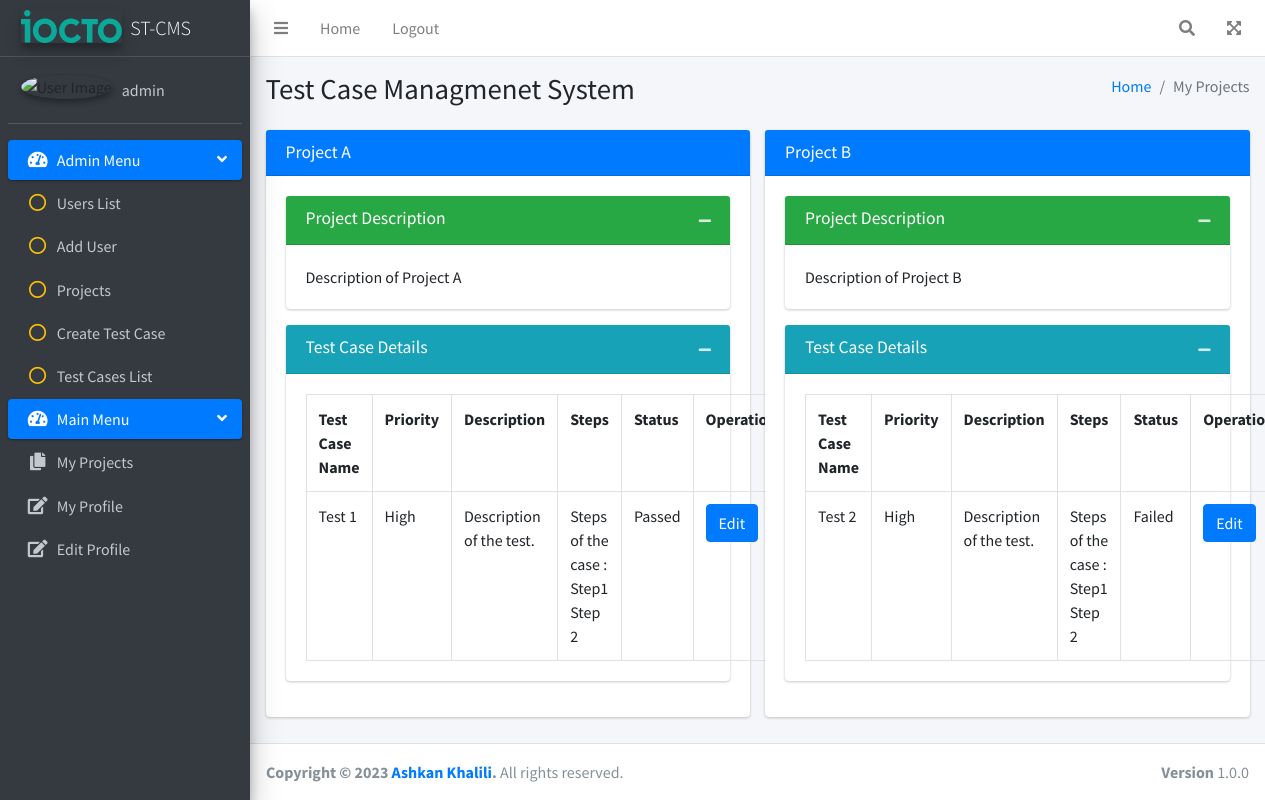
The page /my_projects.php (signed in) on the database its author committed.
### tables this page shows
CREATE TABLE IF NOT EXISTS `projects` (
  `id` int NOT NULL AUTO_INCREMENT,
  `pr_name` varchar(255) NOT NULL,
  `pr_summary` varchar(255) DEFAULT NULL,
  PRIMARY KEY (`id`)
);

CREATE TABLE IF NOT EXISTS `test_cases` (
  `id` int NOT NULL AUTO_INCREMENT,
  `project_id` int NOT NULL,
  `name` varchar(255) NOT NULL,
  `priority` enum('High','Normal','Low') NOT NULL,
  `description` text,
  `steps` text,
  `status` enum('Untested','Passed','Failed','On Process') NOT NULL,
  `created_at` timestamp NULL DEFAULT CURRENT_TIMESTAMP,
  PRIMARY KEY (`id`),
  KEY `fk_test_cases_project_id` (`project_id`)
);

### my_projects.php (the view, shortened to what this page needs)
<?php
include 'header.php';
include 'body.php';
$user_id = $_SESSION['user_id'];
$projectsQuery = "SELECT projects.* FROM projects
                  INNER JOIN project_users ON projects.id = project_users.project_id
                  WHERE project_users.user_id = $user_id";
$projectsResult = mysqli_query($conn, $projectsQuery);
?>
<section class="content">
    <div class="container-fluid">
        <div class="row">
            <?php if (mysqli_num_rows($projectsResult) > 0): ?>
                <?php while ($row = mysqli_fetch_assoc($projectsResult)): ?>
                    <div class="col-md-6">
                        <div class="card card-primary">
                            <div class="card-header">
                                <h2 class="card-title"><?php echo $row['pr_name']; ?></h2>
                            </div>
                            <div class="card-body">
                                <div class="card card-success">
                                    <div class="card-header">
                                        <h3 class="card-title">Project Description</h3>
                                        <div class="card-tools">
                                            <button type="button" class="btn btn-tool" data-card-widget="collapse"><i class="fas fa-minus"></i>
                                            </button>
                                        </div>
                                    </div>
                                    <div class="card-body" style="display: block;">
                                        <?php echo $row['pr_summary']; ?>
                                    </div>
                                </div>
                                <div class="card card-info">
                                    <div class="card-header">
                                        <h3 class="card-title">Test Case Details</h3>
                                        <div class="card-tools">
                                            <button type="button" class="btn btn-tool" data-card-widget="collapse"><i class="fas fa-minus"></i>
                                            </button>
                                        </div>
                                    </div>
                                    <div class="card-body" style="display: block;">
                                        <table class="table table-bordered">
                                            <tr>
                                                <th>Test Case Name</th>
                                                <th>Priority</th>
                                                <th>Description</th>
                                                <th>Steps</th>
                                                <th>Status</th>
                                                <th>Operation</th>
                                            </tr>
                                            <?php
                                            $project_id = $row['id'];
                                            $testCasesQuery = "SELECT * FROM test_cases WHERE project_id = $project_id";
                                            $testCasesResult = mysqli_query($conn, $testCasesQuery);
                                            while ($testCase = mysqli_fetch_assoc($testCasesResult)):
                                            ?>
                                                <tr>
                                                    <td><?php echo $testCase['name']; ?></td>
                                                    <td><?php echo $testCase['priority']; ?></td>
                                                    <td><?php echo $testCase['description']; ?></td>
                                                    <td><?php echo $testCase['steps']; ?></td>
                                                    <td><?php echo $testCase['status']; ?></td>
                                                    <td>
                                                        <a href="update_test_status.php?id=<?php echo $testCase['id']; ?>" class="btn btn-primary">Edit</a>
                                                    </td>
                                                </tr>
                                            <?php endwhile; ?>
                                        </table>
                                    </div>
                                </div>
                            </div>
                        </div>
                    </div>
                <?php endwhile; ?>
            <?php endif; ?>
        </div>
    </div>
</section>
<?php include 'footer.php'; ?>

### rows shown on the page
projects: pr_name "Project A", pr_summary "Description of Project A"
test_cases: name "Test 1", priority "High", description "Description of the test.", steps "Steps of the case : Step1 Step 2", status "Passed"
projects: pr_name "Project B", pr_summary "Description of Project B"
test_cases: name "Test 2", priority "High", description "Description of the test.", steps "Steps of the case : Step1 Step 2", status "Failed"

### other values the page prints
$user_name "admin"
$title "My Projects"
